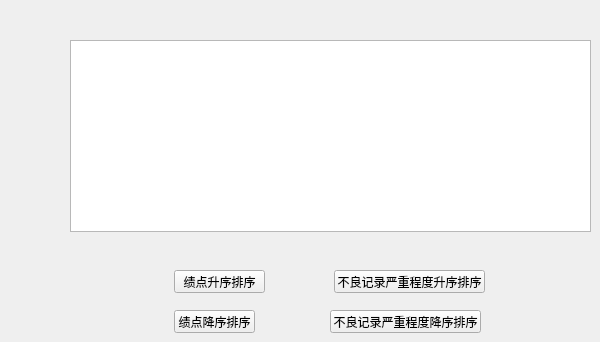
          <widget class="QWidget" name="tab_16">
           <attribute name="title">
            <string>学生信息浏览</string>
           </attribute>
           <widget class="QPushButton" name="pushButton_28">
            <property name="geometry">
             <rect>
              <x>174</x>
              <y>270</y>
              <width>91</width>
              <height>23</height>
             </rect>
            </property>
            <property name="text">
             <string>绩点升序排序</string>
            </property>
           </widget>
           <widget class="QPushButton" name="pushButton_29">
            <property name="geometry">
             <rect>
              <x>334</x>
              <y>270</y>
              <width>151</width>
              <height>23</height>
             </rect>
            </property>
            <property name="text">
             <string>不良记录严重程度升序排序</string>
            </property>
           </widget>
           <widget class="QPushButton" name="pushButton_30">
            <property name="geometry">
             <rect>
              <x>174</x>
              <y>310</y>
              <width>81</width>
              <height>23</height>
             </rect>
            </property>
            <property name="text">
             <string>绩点降序排序</string>
            </property>
           </widget>
           <widget class="QPushButton" name="pushButton_31">
            <property name="geometry">
             <rect>
              <x>330</x>
              <y>310</y>
              <width>151</width>
              <height>23</height>
             </rect>
            </property>
            <property name="text">
             <string>不良记录严重程度降序排序</string>
            </property>
           </widget>
           <widget class="QTextBrowser" name="stu_info">
            <property name="geometry">
             <rect>
              <x>70</x>
              <y>40</y>
              <width>521</width>
              <height>192</height>
             </rect>
            </property>
           </widget>
          </widget>
